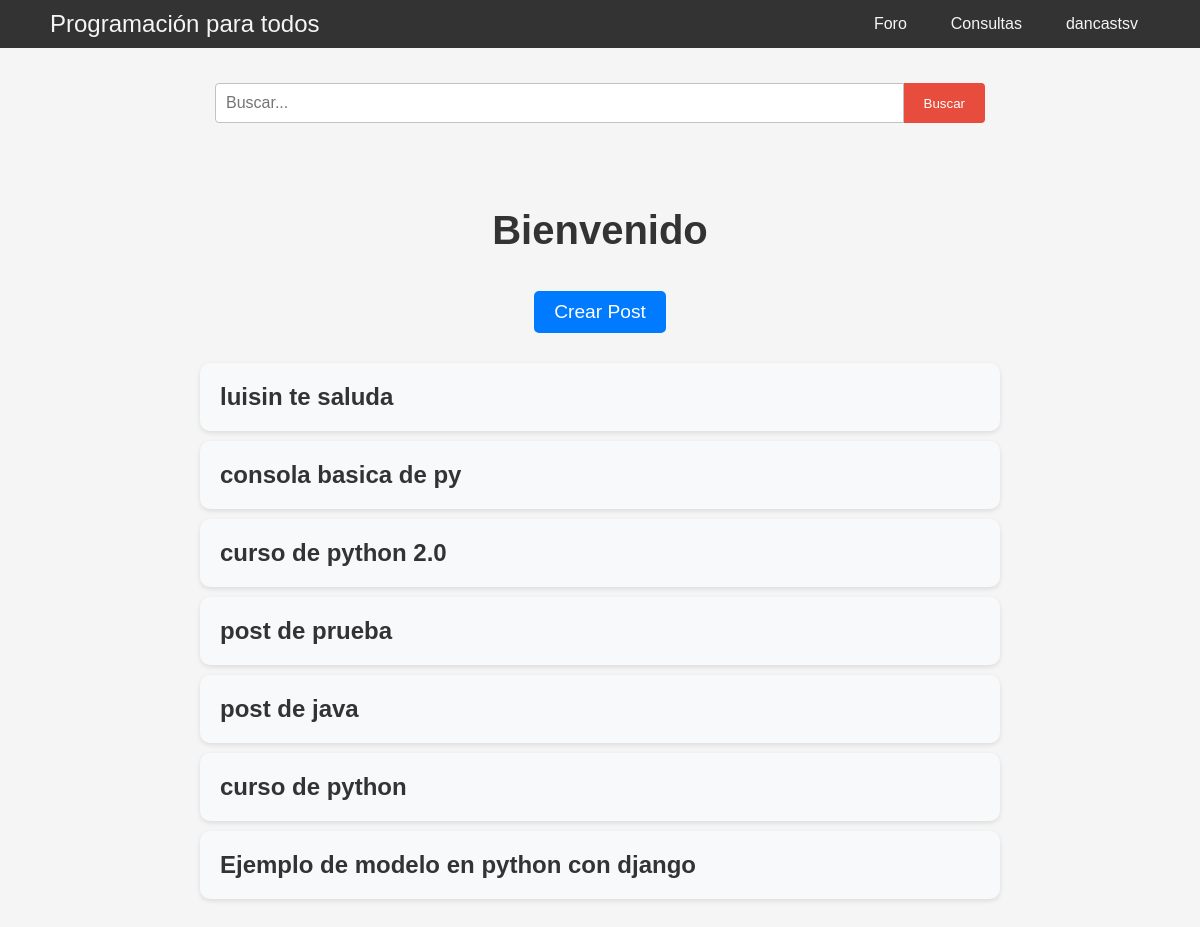
The page /foro/ (signed in) on the database its author committed.
### forum/models.py (models this page shows, shortened)
class Post(models.Model):
    title = models.CharField(max_length=100)
    slug = models.SlugField()
    created_on = models.DateTimeField(auto_now_add=True)
    content = RichTextField()
    image = models.ImageField(upload_to='imagenes', null=True, blank=True)  # Campo de imagen opcional
    likes = models.ManyToManyField(User, related_name='liked_posts')
    tags = models.ManyToManyField(Tag, related_name='posts')

### forum/views.py (the view)
# urls.py: path('foro/', views.foro, name='foro'),
@login_required
def foro(request):
    post = Post.objects.all().order_by('-id')
    return render(request, 'foro.html', {'post':post})

### forum/templates/foro.html (shortened to what this page needs)
{% extends "base.html" %}
{% load static %}
{% block content %}
  <link rel="stylesheet" href="{% static 'css/foro.css' %}">
  <div class="content">
    <h1 class="hxd">Bienvenido</h1>
    <br>
    <a href="{% url 'create_post' %}" class="button">Crear Post</a>
  </div>
  <section class="post-list">
    {% for publicacion in post %}
      <a href="{% url 'post_details' publicacion.id %}" class="post-link">
        <h2>{{ publicacion.title }}</h2>
      </a>
    {% endfor %}
  </section>
{% endblock content %}

### forum/templates/base.html (shortened to what this page needs)
{% load static %}<!DOCTYPE html>
<html lang="es">
<head>
  <link rel="stylesheet" href="{% static 'css/base.css' %}">
</head>
<body>
  <nav class="navbar">
    <div class="logo"><a class="papu" href="{% url 'inicio' %}">Programación para todos</a></div>
    <ul class="nav-list">
      <li><a href="{% url 'foro' %}">Foro</a></li>
      <li><a href="#">Consultas</a></li>
      <li class="user-dropdown">
        <a href="#">{{ request.user }}</a>
      </li>
    </ul>
  </nav>
  <header class="header">
    <div class="search-bar">
      <form method="get" action="{% url 'search_results' %}">
        <input type="text" name="query" placeholder="Buscar...">
        <input type="submit" value="Buscar">
    </form>
    </div>
  </header>
  {% block content %}{% endblock content %}
</body>
</html>

### static/css/base.css (style rules this page uses)
* { margin: 0; padding: 0; box-sizing: border-box; }
body { font-family: 'Arial', sans-serif; background-color: #f5f5f5; color: #333; }
.navbar { display: flex; justify-content: space-between; align-items: center; padding: 10px 50px; background-color: #333; color: #ffffff; box-shadow: 0 4px 8px rgba(0, 0, 0, 0.1); }
.logo a { color: #f5f5f5; font-size: 24px; text-decoration: none; transition: color 0.3s; }
.nav-list { list-style-type: none; display: flex; gap: 20px; }
.nav-list a { text-decoration: none; color: #f5f5f5; padding: 8px 12px; border-radius: 4px; transition: background-color 0.3s; }
.user-dropdown { position: relative; }
.header { background-color: #f5f5f5; padding: 20px 0; }
.search-bar { max-width: 800px; margin: 0 auto; padding: 15px; display: flex; justify-content: center; align-items: center; }
.search-bar form { width: 100%; display: flex; justify-content: space-between; }
.search-bar input[type="text"] { flex: 1; padding: 10px; border: 1px solid #bdc3c7; border-radius: 4px 0 0 4px; outline: none; font-size: 16px; }
.search-bar input[type="submit"] { padding: 10px 20px; border: none; background-color: #e74c3c; color: white; cursor: pointer; border-radius: 0 4px 4px 0; }

### static/css/foro.css (style rules this page uses)
.content { text-align: center; margin-top: 50px; }
.hxd { font-size: 2.5rem; color: #333; margin-bottom: 20px; }
.button { display: inline-block; background-color: #007bff; color: #fff; padding: 10px 20px; font-size: 1.2rem; border-radius: 5px; text-decoration: none; transition: all 0.3s ease; }
.post-list { max-width: 800px; margin: 30px auto; padding: 0; }
.post-link { display: block; background-color: #f8f9fa; margin-bottom: 10px; padding: 20px; border-radius: 10px; text-decoration: none; color: #333; box-shadow: 0 2px 5px rgba(0, 0, 0, 0.1); transition: all 0.3s ease; }
.post-link h2 { font-size: 1.5rem; margin: 0; }

### rows shown on the page
Post: title "luisin te saluda"
Post: title "consola basica de py"
Post: title "curso de python 2.0"
Post: title "post de prueba"
Post: title "post de java"
Post: title "curso de python"
Post: title "Ejemplo de modelo en python con django"

### other values the page prints
{{ request.user }} "dancastsv"
